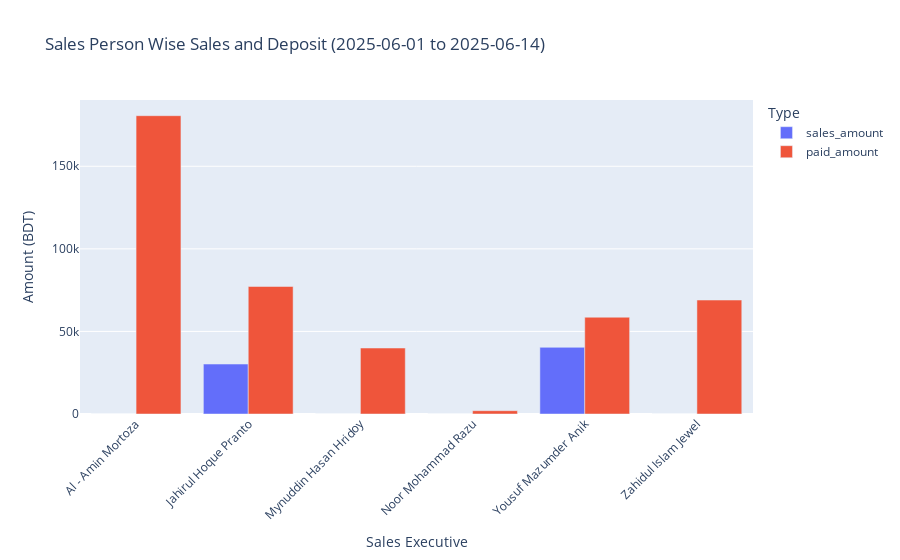

Write notebook code for a chart like this one.
### Code cell
# Sales person wise sales and deposit bar chart for a date range

import plotly.express as px

# Set your date range
start_date = "2025-06-01"  # Change as needed
end_date = "2025-06-14"    # Change as needed

# Make sure 'date' column is datetime
df['date'] = pd.to_datetime(df['date'])

# Filter data for the date range
mask = (df["date"] >= pd.to_datetime(start_date)) & (df["date"] <= pd.to_datetime(end_date))
filtered_df = df[mask]

# Group by sales executive and sum sales and deposit
summary = filtered_df.groupby("sales_executive")[["sales_amount", "paid_amount"]].sum().reset_index()

# Melt for grouped bar chart
summary_melted = summary.melt(id_vars="sales_executive", value_vars=["sales_amount", "paid_amount"],
                              var_name="Type", value_name="Amount")

# Plot
fig = px.bar(
    summary_melted,
    x="sales_executive",
    y="Amount",
    color="Type",
    barmode="group",
    title=f"Sales Person Wise Sales and Deposit ({start_date} to {end_date})",
    labels={"sales_executive": "Sales Executive", "Amount": "Amount (BDT)"}
)
fig.update_layout(xaxis_tickangle=-45)
fig.show()

### Figure 1 — Plotly figure (JSON) as saved in the notebook; plotly's stock layout.template omitted (floating-point values rounded to 4 significant figures)
{"data": [{"alignmentgroup": "True", "hovertemplate": "Type=sales_amount<br>Sales Executive=%{x}<br>Amount (BDT)=%{y}<extra></extra>", "legendgroup": "sales_amount", "marker": {"color": "#636efa", "pattern": {"shape": ""}}, "name": "sales_amount", "offsetgroup": "sales_amount", "orientation": "v", "showlegend": true, "textposition": "auto", "type": "bar", "x": ["Al - Amin Mortoza", "Jahirul Hoque Pranto", "Mynuddin Hasan Hridoy", "Noor Mohammad Razu", "Yousuf Mazumder Anik", "Zahidul Islam Jewel"], "xaxis": "x", "y": [0, 30240.0, 0, 0, 40370.0, 0], "yaxis": "y"}, {"alignmentgroup": "True", "hovertemplate": "Type=paid_amount<br>Sales Executive=%{x}<br>Amount (BDT)=%{y}<extra></extra>", "legendgroup": "paid_amount", "marker": {"color": "#EF553B", "pattern": {"shape": ""}}, "name": "paid_amount", "offsetgroup": "paid_amount", "orientation": "v", "showlegend": true, "textposition": "auto", "type": "bar", "x": ["Al - Amin Mortoza", "Jahirul Hoque Pranto", "Mynuddin Hasan Hridoy", "Noor Mohammad Razu", "Yousuf Mazumder Anik", "Zahidul Islam Jewel"], "xaxis": "x", "y": [180620, 77210, 39950, 2000, 58600, 69000], "yaxis": "y"}], "layout": {"barmode": "group", "legend": {"title": {"text": "Type"}, "tracegroupgap": 0}, "title": {"text": "Sales Person Wise Sales and Deposit (2025-06-01 to 2025-06-14)"}, "xaxis": {"anchor": "y", "domain": [0, 1], "tickangle": -45, "title": {"text": "Sales Executive"}}, "yaxis": {"anchor": "x", "domain": [0, 1], "title": {"text": "Amount (BDT)"}}}}
